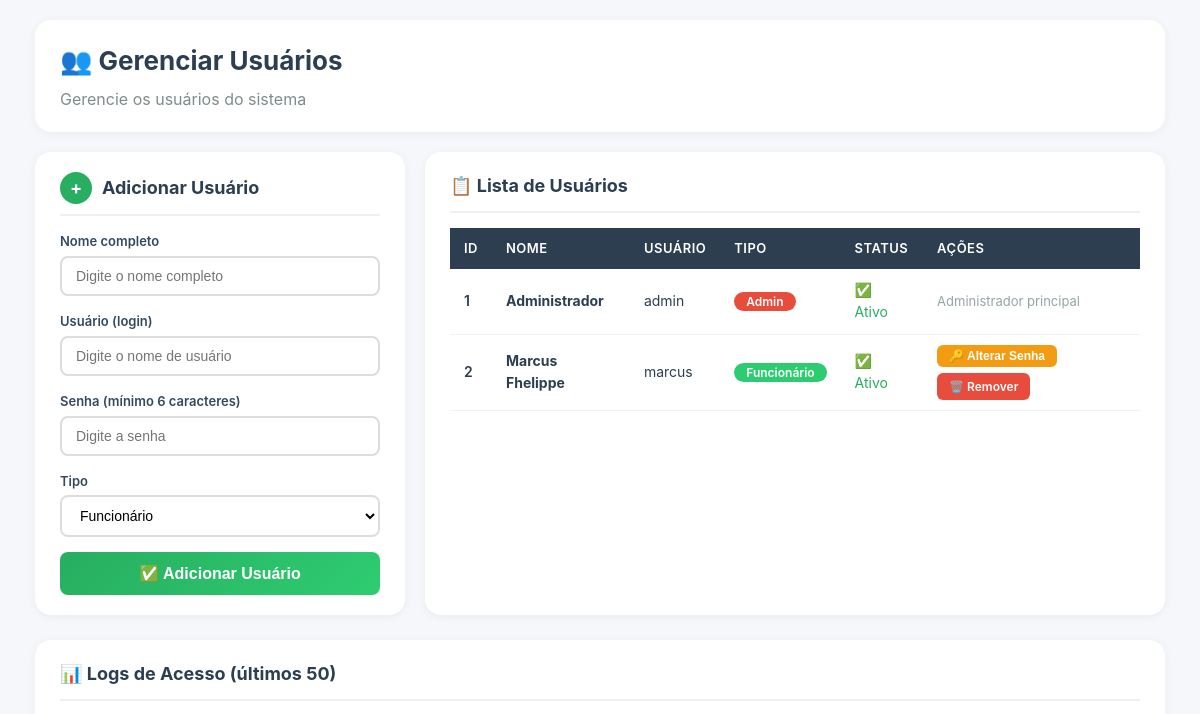
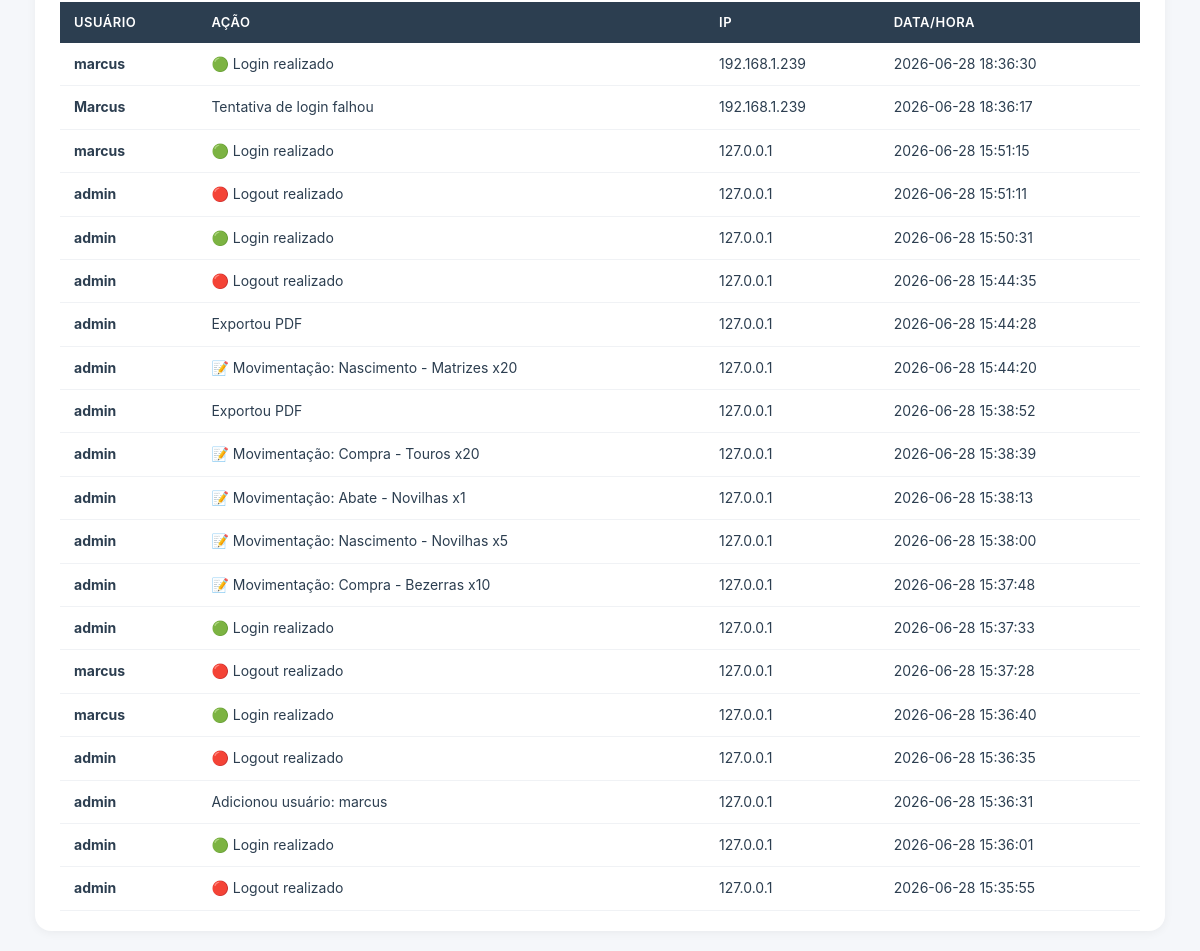
The page /admin/usuarios (signed in) on the database as committed earlier (2 pictures, top to bottom).
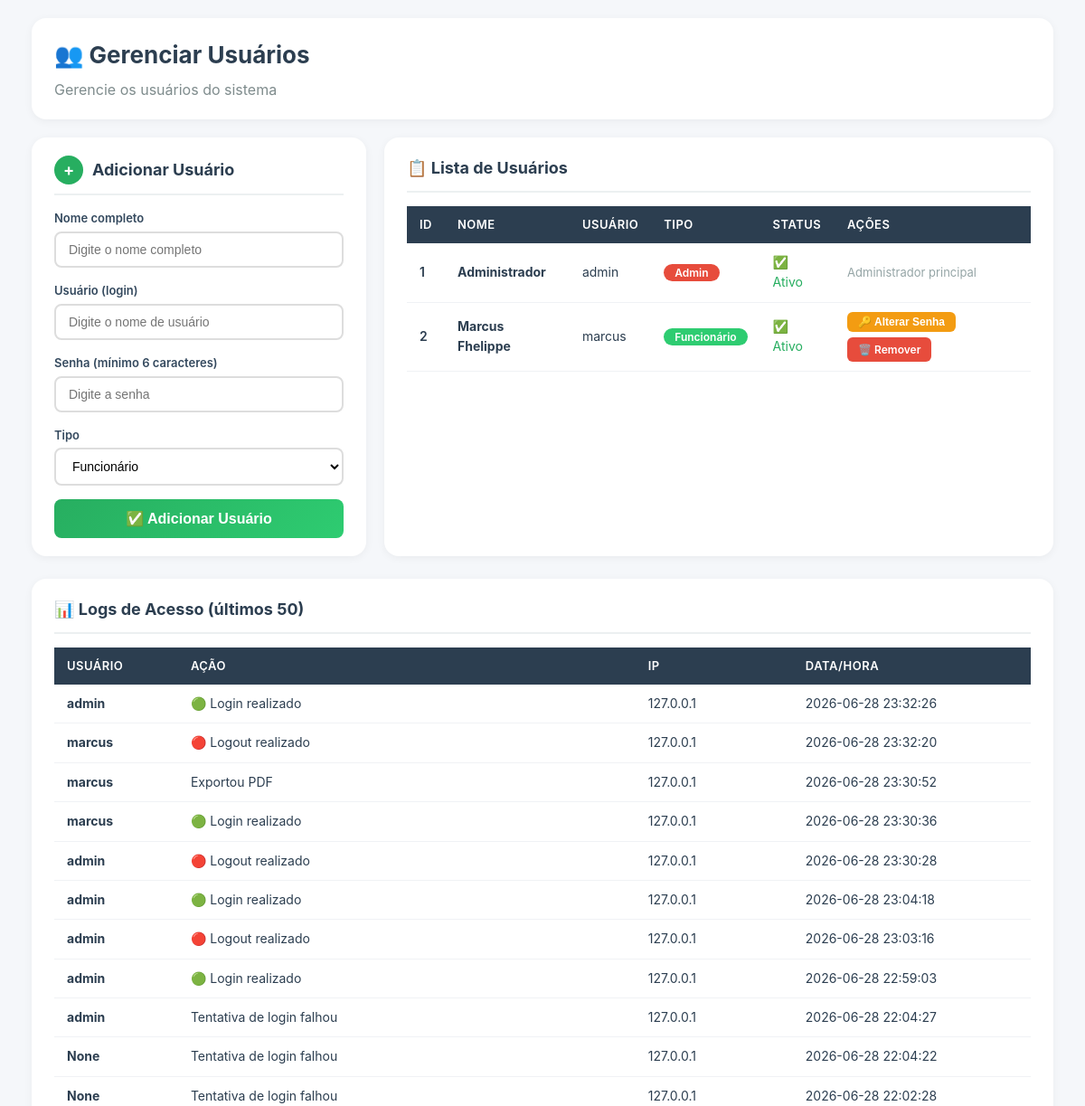
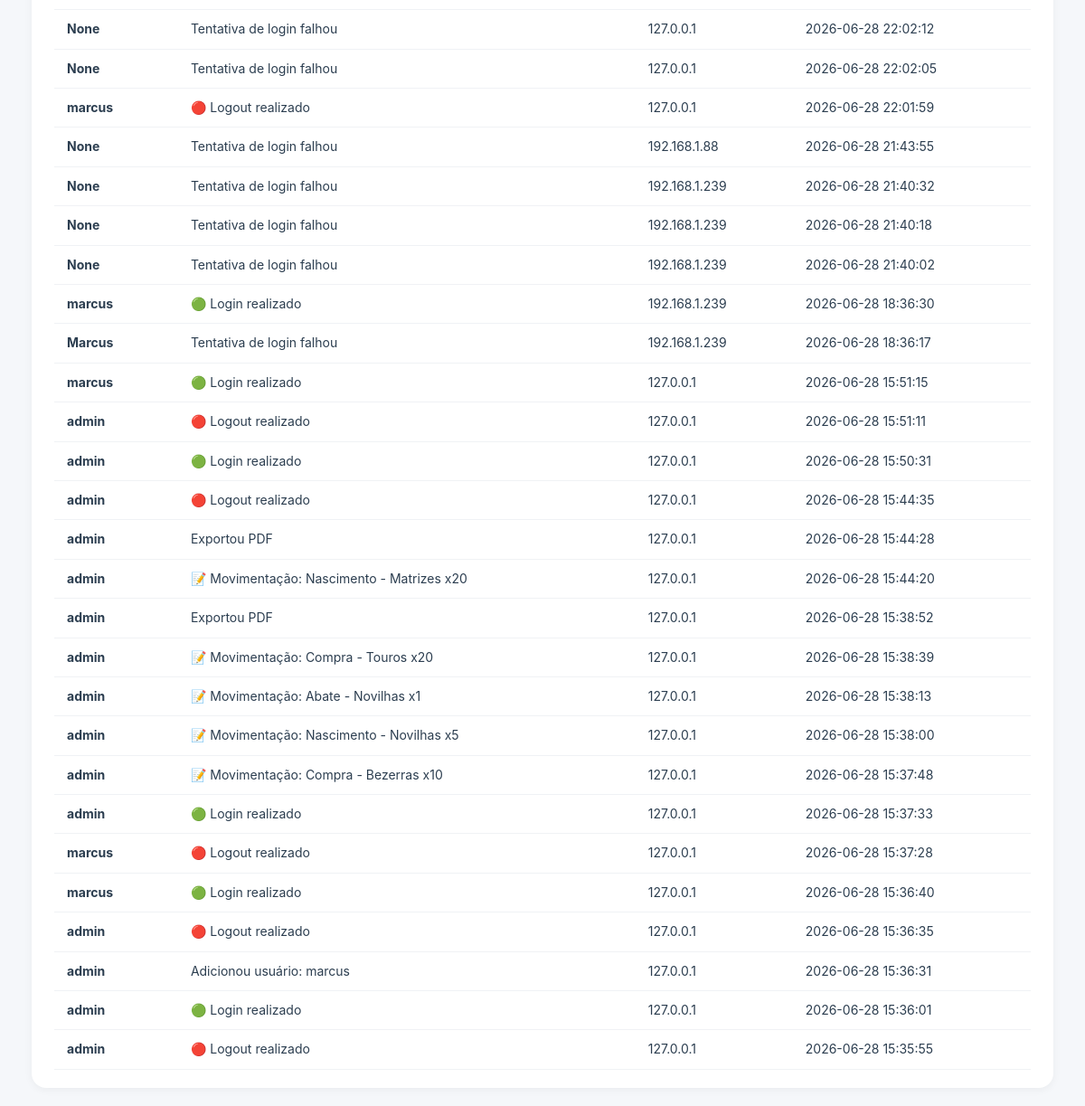
The same page on the database as committed later (2 pictures, top to bottom).
### tables this page shows
CREATE TABLE usuarios (
        id INTEGER PRIMARY KEY AUTOINCREMENT,
        nome TEXT NOT NULL,
        usuario TEXT UNIQUE NOT NULL,
        senha TEXT NOT NULL,
        tipo TEXT DEFAULT 'funcionario',
        ativo INTEGER DEFAULT 1,
        data_criacao TIMESTAMP DEFAULT CURRENT_TIMESTAMP
    );

CREATE TABLE logs_acesso (
        id INTEGER PRIMARY KEY AUTOINCREMENT,
        usuario TEXT,
        acao TEXT,
        ip TEXT,
        data TIMESTAMP DEFAULT CURRENT_TIMESTAMP
    );

### app.py (the view)
@app.route("/admin/usuarios")
@admin_required
def admin_usuarios():
    usuarios = get_all_usuarios()
    logs = get_logs_acesso(50)
    return render_template("admin_usuarios.html", usuarios=usuarios, logs=logs)

### app.py (called while the page is built)
def admin_required(f):
    @wraps(f)
    def decorated_function(*args, **kwargs):
        if 'usuario' not in session:
            flash('Por favor, faça login para acessar esta página.', 'warning')
            return redirect(url_for('login'))
        if session.get('tipo') != 'admin':
            flash('Acesso negado. Área restrita ao administrador.', 'danger')
            return redirect(url_for('dashboard'))
        return f(*args, **kwargs)
    return decorated_function

### database.py (called while the page is built)
def connect():
    return sqlite3.connect(DB_NAME)

def get_all_usuarios():
    conn = connect()
    cursor = conn.cursor()
    cursor.execute("""
        SELECT id, nome, usuario, tipo, ativo, data_criacao
        FROM usuarios
        ORDER BY id
    """)
    usuarios = cursor.fetchall()
    conn.close()
    return usuarios

def get_logs_acesso(limite=100):
    conn = connect()
    cursor = conn.cursor()
    cursor.execute("""
        SELECT usuario, acao, ip, data
        FROM logs_acesso
        ORDER BY id DESC
        LIMIT ?
    """, (limite,))
    logs = cursor.fetchall()
    conn.close()
    return logs

### templates/admin_usuarios.html (shortened to what this page needs)
{% extends "base.html" %}
{% block content %}
<div class="page-header">
    <h1>👥 Gerenciar Usuários</h1>
    <p style="color: #7f8c8d; margin: 0;">Gerencie os usuários do sistema</p>
</div>
<div class="row-duas-colunas">
    <div class="card-box">
        <h3 style="display: flex; align-items: center; gap: 10px;">
            <span style="background: #27ae60; color: white; width: 32px; height: 32px; border-radius: 50%; display: inline-flex; align-items: center; justify-content: center; font-size: 18px;">+</span>
            Adicionar Usuário
        </h3>
        <form method="POST" action="/admin/usuario/add">
            <div class="campo-form">
                <label>Nome completo</label>
                <input type="text" name="nome" required placeholder="Digite o nome completo">
            </div>
            <div class="campo-form">
                <label>Usuário (login)</label>
                <input type="text" name="usuario" required placeholder="Digite o nome de usuário">
            </div>
            <div class="campo-form">
                <label>Senha (mínimo 6 caracteres)</label>
                <input type="password" name="senha" required minlength="6" placeholder="Digite a senha">
            </div>
            <div class="campo-form">
                <label>Tipo</label>
                <select name="tipo">
                    <option value="funcionario">Funcionário</option>
                </select>
            </div>
            <button type="submit" class="btn-add">✅ Adicionar Usuário</button>
        </form>
    </div>
    <div class="card-box">
        <h3>📋 Lista de Usuários</h3>
        <div style="overflow-x: auto;">
            <table class="tabela-usuarios">
                <thead>
                    <tr>
                        <th>ID</th>
                        <th>Nome</th>
                        <th>Usuário</th>
                        <th>Tipo</th>
                        <th>Status</th>
                        <th>Ações</th>
                    </tr>
                </thead>
                <tbody>
                    {% for u in usuarios %}
                    <tr>
                        <td style="font-weight: 600; color: #2c3e50;">{{ u[0] }}</td>
                        <td><strong>{{ u[1] }}</strong></td>
                        <td>{{ u[2] }}</td>
                        <td>
                            {% if u[3] == 'admin' %}
                                <span class="badge-admin">Admin</span>
                            {% else %}
                                <span class="badge-funcionario">Funcionário</span>
                            {% endif %}
                        </td>
                        <td>
                            {% if u[4] == 1 %}
                                <span style="color: #27ae60;">✅ Ativo</span>
                            {% else %}
                                <span style="color: #e74c3c;">❌ Inativo</span>
                            {% endif %}
                        </td>
                        <td>
                            {% if u[3] != 'admin' %}
                            <div class="acoes-usuario">
                                <button class="btn-senha"
                                        onclick="document.getElementById('modalSenha{{ u[0] }}').style.display='flex'">
                                    🔑 Alterar Senha
                                </button>
                                <a href="/admin/usuario/delete/{{ u[0] }}"
                                   class="btn-remover"
                                   onclick="return confirm('Tem certeza que deseja remover este usuário?')">
                                    🗑️ Remover
                                </a>
                            </div>
                            {% else %}
                                <span style="color: #95a5a6; font-size: 13px;">Administrador principal</span>
                            {% endif %}
                        </td>
                    </tr>
                    {% endfor %}
                </tbody>
            </table>
        </div>
    </div>
</div>
<div class="card-box full-width">
    <h3>📊 Logs de Acesso (últimos 50)</h3>
    <div style="overflow-x: auto;">
        <table class="tabela-logs">
            <thead>
                <tr>
                    <th>Usuário</th>
                    <th>Ação</th>
                    <th>IP</th>
                    <th>Data/Hora</th>
                </tr>
            </thead>
            <tbody>
                {% for log in logs %}
                <tr>
                    <td><strong>{{ log[0] }}</strong></td>
                    <td>
                        {% if 'Login' in log[1] %}
                            🟢 {{ log[1] }}
                        {% elif 'Logout' in log[1] %}
                            🔴 {{ log[1] }}
                        {% elif 'Movimentação' in log[1] %}
                            📝 {{ log[1] }}
                        {% elif 'adicionou' in log[1] or 'removeu' in log[1] or 'alterou' in log[1] %}
                            👥 {{ log[1] }}
                        {% else %}
                            {{ log[1] }}
                        {% endif %}
                    </td>
                    <td>{{ log[2] }}</td>
                    <td>{{ log[3] }}</td>
                </tr>
                {% else %}
                <tr>
                    <td colspan="4" style="text-align: center; color: #95a5a6;">Nenhum log registrado</td>
                </tr>
                {% endfor %}
            </tbody>
        </table>
    </div>
</div>
{% endblock %}

### templates/base.html (shortened to what this page needs)
<!DOCTYPE html>
<html lang="pt-BR">
<head>
    <link rel="stylesheet" href="{{ url_for('static', filename='css/style.css') }}">
    <link rel="stylesheet" href="https://cdnjs.cloudflare.com/ajax/libs/font-awesome/6.0.0-beta3/css/all.min.css">
</head>
<body>
    <div class="container">
        {% block content %}{% endblock %}
    </div>
</body>
</html>

### static/css/style.css (style rules this page uses)
* { margin: 0; padding: 0; box-sizing: border-box; }
body { font-family: -apple-system, BlinkMacSystemFont, 'Segoe UI', Roboto, Oxygen, Ubuntu, sans-serif; background: #f5f7fa; color: #2c3e50; line-height: 1.6; padding: 20px; }
.container { max-width: 1200px; margin: 0 auto; padding: 0 15px; }
h1 { font-size: 28px; margin-bottom: 20px; color: #2c3e50; }
h3 { font-size: 18px; margin-bottom: 10px; color: #34495e; }
a { color: #3498db; text-decoration: none; }
table { width: 100%; border-collapse: collapse; background: white; font-size: 14px; }
table th { background: #2c3e50; color: white; padding: 12px 16px; text-align: left; font-weight: 600; }
table td { padding: 12px 16px; border-bottom: 1px solid #ecf0f1; }

### templates/admin_usuarios.html (style rules this page uses)
.page-header { background: white; padding: 20px 25px; border-radius: 16px; margin-bottom: 20px; box-shadow: 0 2px 10px rgba(0,0,0,0.05); }
.page-header h1 { margin: 0 0 5px 0; color: #2c3e50; font-size: 26px; }
.row-duas-colunas { display: grid; grid-template-columns: 1fr 2fr; gap: 20px; margin-bottom: 25px; }
.card-box { background: white; padding: 20px 25px; border-radius: 16px; box-shadow: 0 2px 10px rgba(0,0,0,0.05); }
.card-box h3 { margin: 0 0 15px 0; color: #2c3e50; font-size: 18px; border-bottom: 2px solid #ecf0f1; padding-bottom: 10px; }
.full-width { grid-column: 1 / -1; }
.campo-form { margin-bottom: 15px; }
.campo-form label { display: block; font-weight: 600; font-size: 13px; color: #34495e; margin-bottom: 4px; }
.campo-form input, .campo-form select { width: 100%; padding: 10px 14px; border: 2px solid #ddd; border-radius: 8px; font-size: 14px; transition: border-color 0.3s ease; background: white; }
.btn-add { width: 100%; padding: 12px; background: linear-gradient(135deg, #27ae60, #2ecc71); color: white; border: none; border-radius: 8px; font-weight: 600; font-size: 16px; cursor: pointer; transition: all 0.3s ease; }
.tabela-usuarios { width: 100%; border-collapse: collapse; font-size: 14px; }
.tabela-usuarios th { background: #2c3e50; color: white; padding: 10px 14px; text-align: left; font-weight: 600; font-size: 13px; text-transform: uppercase; letter-spacing: 0.5px; }
.tabela-usuarios td { padding: 10px 14px; border-bottom: 1px solid #f0f2f5; vertical-align: middle; }
.badge-admin { background: #e74c3c; color: white; padding: 2px 12px; border-radius: 12px; font-size: 12px; font-weight: 600; }
.badge-funcionario { background: #2ecc71; color: white; padding: 2px 12px; border-radius: 12px; font-size: 12px; font-weight: 600; }
.acoes-usuario { display: flex; gap: 6px; flex-wrap: wrap; }
.btn-senha { padding: 4px 12px; background: #f39c12; color: white; border: none; border-radius: 6px; font-size: 12px; font-weight: 600; cursor: pointer; transition: all 0.3s ease; }
.btn-remover { padding: 4px 12px; background: #e74c3c; color: white; border-radius: 6px; font-size: 12px; font-weight: 600; text-decoration: none; transition: all 0.3s ease; display: inline-block; }
.tabela-logs { width: 100%; border-collapse: collapse; font-size: 14px; }
.tabela-logs th { background: #2c3e50; color: white; padding: 10px 14px; text-align: left; font-weight: 600; font-size: 13px; text-transform: uppercase; letter-spacing: 0.5px; }
.tabela-logs td { padding: 10px 14px; border-bottom: 1px solid #f0f2f5; }

Rows that differ between the two databases and show on the page:
added logs_acesso: usuario "admin", acao "Login realizado", ip "127.0.0.1", data "2026-06-28 23:32:26"
added logs_acesso: usuario "marcus", acao "Logout realizado", ip "127.0.0.1", data "2026-06-28 23:32:20"
added logs_acesso: usuario "marcus", acao "Exportou PDF", ip "127.0.0.1", data "2026-06-28 23:30:52"
added logs_acesso: usuario "marcus", acao "Login realizado", ip "127.0.0.1", data "2026-06-28 23:30:36"
added logs_acesso: usuario "admin", acao "Logout realizado", ip "127.0.0.1", data "2026-06-28 23:30:28"
added logs_acesso: usuario "admin", acao "Login realizado", ip "127.0.0.1", data "2026-06-28 23:04:18"
added logs_acesso: usuario "admin", acao "Logout realizado", ip "127.0.0.1", data "2026-06-28 23:03:16"
added logs_acesso: usuario "admin", acao "Login realizado", ip "127.0.0.1", data "2026-06-28 22:59:03"
added logs_acesso: usuario "admin", acao "Tentativa de login falhou", ip "127.0.0.1", data "2026-06-28 22:04:27"
added logs_acesso: log "None", acao "Tentativa de login falhou", ip "127.0.0.1", data "2026-06-28 22:04:22"
added logs_acesso: log "None", acao "Tentativa de login falhou", ip "127.0.0.1", data "2026-06-28 22:02:28"
added logs_acesso: log "None", acao "Tentativa de login falhou", ip "127.0.0.1", data "2026-06-28 22:02:12"
added logs_acesso: log "None", acao "Tentativa de login falhou", ip "127.0.0.1", data "2026-06-28 22:02:05"
added logs_acesso: usuario "marcus", acao "Logout realizado", ip "127.0.0.1", data "2026-06-28 22:01:59"
added logs_acesso: log "None", acao "Tentativa de login falhou", ip "192.168.1.88", data "2026-06-28 21:43:55"
added logs_acesso: log "None", acao "Tentativa de login falhou", ip "192.168.1.239", data "2026-06-28 21:40:32"
added logs_acesso: log "None", acao "Tentativa de login falhou", ip "192.168.1.239", data "2026-06-28 21:40:18"
added logs_acesso: log "None", acao "Tentativa de login falhou", ip "192.168.1.239", data "2026-06-28 21:40:02"
